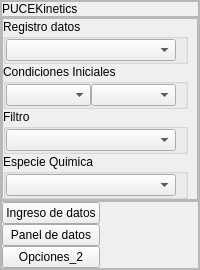
        <widget class="QFrame" name="menu_derecho">
         <property name="maximumSize">
          <size>
           <width>250</width>
           <height>16777215</height>
          </size>
         </property>
         <property name="styleSheet">
          <string notr="true">/*background-color: rgb(230, 230, 230);</string>
         </property>
         <property name="frameShape">
          <enum>QFrame::StyledPanel</enum>
         </property>
         <property name="frameShadow">
          <enum>QFrame::Raised</enum>
         </property>
         <layout class="QVBoxLayout" name="verticalLayout_7">
          <property name="spacing">
           <number>0</number>
          </property>
          <property name="leftMargin">
           <number>0</number>
          </property>
          <property name="topMargin">
           <number>0</number>
          </property>
          <property name="rightMargin">
           <number>0</number>
          </property>
          <property name="bottomMargin">
           <number>0</number>
          </property>
          <item>
           <widget class="QFrame" name="frame_4">
            <property name="maximumSize">
             <size>
              <width>16777215</width>
              <height>60</height>
             </size>
            </property>
            <property name="frameShape">
             <enum>QFrame::StyledPanel</enum>
            </property>
            <property name="frameShadow">
             <enum>QFrame::Raised</enum>
            </property>
            <layout class="QHBoxLayout" name="horizontalLayout_2">
             <property name="spacing">
              <number>0</number>
             </property>
             <property name="leftMargin">
              <number>0</number>
             </property>
             <property name="topMargin">
              <number>0</number>
             </property>
             <property name="rightMargin">
              <number>0</number>
             </property>
             <property name="bottomMargin">
              <number>0</number>
             </property>
             <item>
              <widget class="QLabel" name="label">
               <property name="maximumSize">
                <size>
                 <width>16777215</width>
                 <height>60</height>
                </size>
               </property>
               <property name="text">
                <string>PUCEKinetics</string>
               </property>
               <property name="textFormat">
                <enum>Qt::AutoText</enum>
               </property>
               <property name="scaledContents">
                <bool>false</bool>
               </property>
               <property name="wordWrap">
                <bool>false</bool>
               </property>
              </widget>
             </item>
            </layout>
           </widget>
          </item>
          <item>
           <widget class="QFrame" name="frame_3">
            <property name="frameShape">
             <enum>QFrame::StyledPanel</enum>
            </property>
            <property name="frameShadow">
             <enum>QFrame::Raised</enum>
            </property>
            <layout class="QVBoxLayout" name="verticalLayout_3">
             <property name="spacing">
              <number>0</number>
             </property>
             <property name="leftMargin">
              <number>0</number>
             </property>
             <property name="topMargin">
              <number>0</number>
             </property>
             <property name="rightMargin">
              <number>0</number>
             </property>
             <property name="bottomMargin">
              <number>0</number>
             </property>
             <item>
              <widget class="QFrame" name="frame_6">
               <property name="frameShape">
                <enum>QFrame::StyledPanel</enum>
               </property>
               <property name="frameShadow">
                <enum>QFrame::Raised</enum>
               </property>
               <layout class="QVBoxLayout" name="verticalLayout_9">
                <property name="spacing">
                 <number>0</number>
                </property>
                <property name="leftMargin">
                 <number>0</number>
                </property>
                <property name="topMargin">
                 <number>0</number>
                </property>
                <property name="bottomMargin">
                 <number>0</number>
                </property>
                <item>
                 <widget class="QGroupBox" name="groupBox">
                  <property name="title">
                   <string>Registro datos</string>
                  </property>
                  <layout class="QVBoxLayout" name="verticalLayout_8">
                   <property name="spacing">
                    <number>0</number>
                   </property>
                   <property name="leftMargin">
                    <number>0</number>
                   </property>
                   <property name="topMargin">
                    <number>0</number>
                   </property>
                   <property name="bottomMargin">
                    <number>0</number>
                   </property>
                   <item>
                    <widget class="QComboBox" name="registro_datos_box"/>
                   </item>
                  </layout>
                 </widget>
                </item>
                <item>
                 <widget class="QGroupBox" name="groupBox_2">
                  <property name="title">
                   <string>Condiciones Iniciales</string>
                  </property>
                  <layout class="QHBoxLayout" name="horizontalLayout_8">
                   <property name="spacing">
                    <number>0</number>
                   </property>
                   <property name="leftMargin">
                    <number>0</number>
                   </property>
                   <property name="topMargin">
                    <number>0</number>
                   </property>
                   <property name="bottomMargin">
                    <number>0</number>
                   </property>
                   <item>
                    <widget class="QComboBox" name="filtro_datos_box_3"/>
                   </item>
                   <item>
                    <widget class="QComboBox" name="condiciones_iniciales_box"/>
                   </item>
                  </layout>
                 </widget>
                </item>
                <item>
                 <widget class="QGroupBox" name="groupBox_3">
                  <property name="title">
                   <string>Filtro</string>
                  </property>
                  <layout class="QVBoxLayout" name="verticalLayout_13">
                   <property name="spacing">
                    <number>0</number>
                   </property>
                   <property name="leftMargin">
                    <number>0</number>
                   </property>
                   <property name="topMargin">
                    <number>0</number>
                   </property>
                   <property name="bottomMargin">
                    <number>0</number>
                   </property>
                   <item>
                    <widget class="QComboBox" name="filtro_datos_box"/>
                   </item>
                  </layout>
                 </widget>
                </item>
                <item>
                 <widget class="QGroupBox" name="groupBox_4">
                  <property name="title">
                   <string>Especie Quimica</string>
                  </property>
                  <layout class="QVBoxLayout" name="verticalLayout_16">
                   <property name="spacing">
                    <number>0</number>
                   </property>
                   <property name="leftMargin">
                    <number>0</number>
                   </property>
                   <property name="topMargin">
                    <number>0</number>
                   </property>
                   <property name="bottomMargin">
                    <number>0</number>
                   </property>
                   <item>
                    <widget class="QComboBox" name="filtro_datos_box_2"/>
                   </item>
                  </layout>
                 </widget>
                </item>
               </layout>
              </widget>
             </item>
            </layout>
           </widget>
          </item>
          <item>
           <widget class="QFrame" name="frame_7">
            <property name="frameShape">
             <enum>QFrame::StyledPanel</enum>
            </property>
            <property name="frameShadow">
             <enum>QFrame::Raised</enum>
            </property>
            <layout class="QVBoxLayout" name="verticalLayout_5">
             <property name="spacing">
              <number>0</number>
             </property>
             <property name="leftMargin">
              <number>0</number>
             </property>
             <property name="topMargin">
              <number>0</number>
             </property>
             <property name="rightMargin">
              <number>0</number>
             </property>
             <property name="bottomMargin">
              <number>0</number>
             </property>
             <item>
              <layout class="QHBoxLayout" name="horizontalLayout_3">
               <item>
                <layout class="QVBoxLayout" name="verticalLayout_4">
                 <property name="spacing">
                  <number>0</number>
                 </property>
                 <item>
                  <widget class="QPushButton" name="ingreso_datos_btn">
                   <property name="text">
                    <string>Ingreso de datos</string>
                   </property>
                  </widget>
                 </item>
                 <item>
                  <widget class="QPushButton" name="panel_datos_btn">
                   <property name="text">
                    <string>Panel de datos</string>
                   </property>
                  </widget>
                 </item>
                 <item>
                  <widget class="QPushButton" name="opcion_btn_3">
                   <property name="text">
                    <string>Opciones_2</string>
                   </property>
                  </widget>
                 </item>
                </layout>
               </item>
               <item>
                <spacer name="horizontalSpacer">
                 <property name="orientation">
                  <enum>Qt::Horizontal</enum>
                 </property>
                 <property name="sizeHint" stdset="0">
                  <size>
                   <width>40</width>
                   <height>20</height>
                  </size>
                 </property>
                </spacer>
               </item>
              </layout>
             </item>
            </layout>
           </widget>
          </item>
         </layout>
        </widget>
